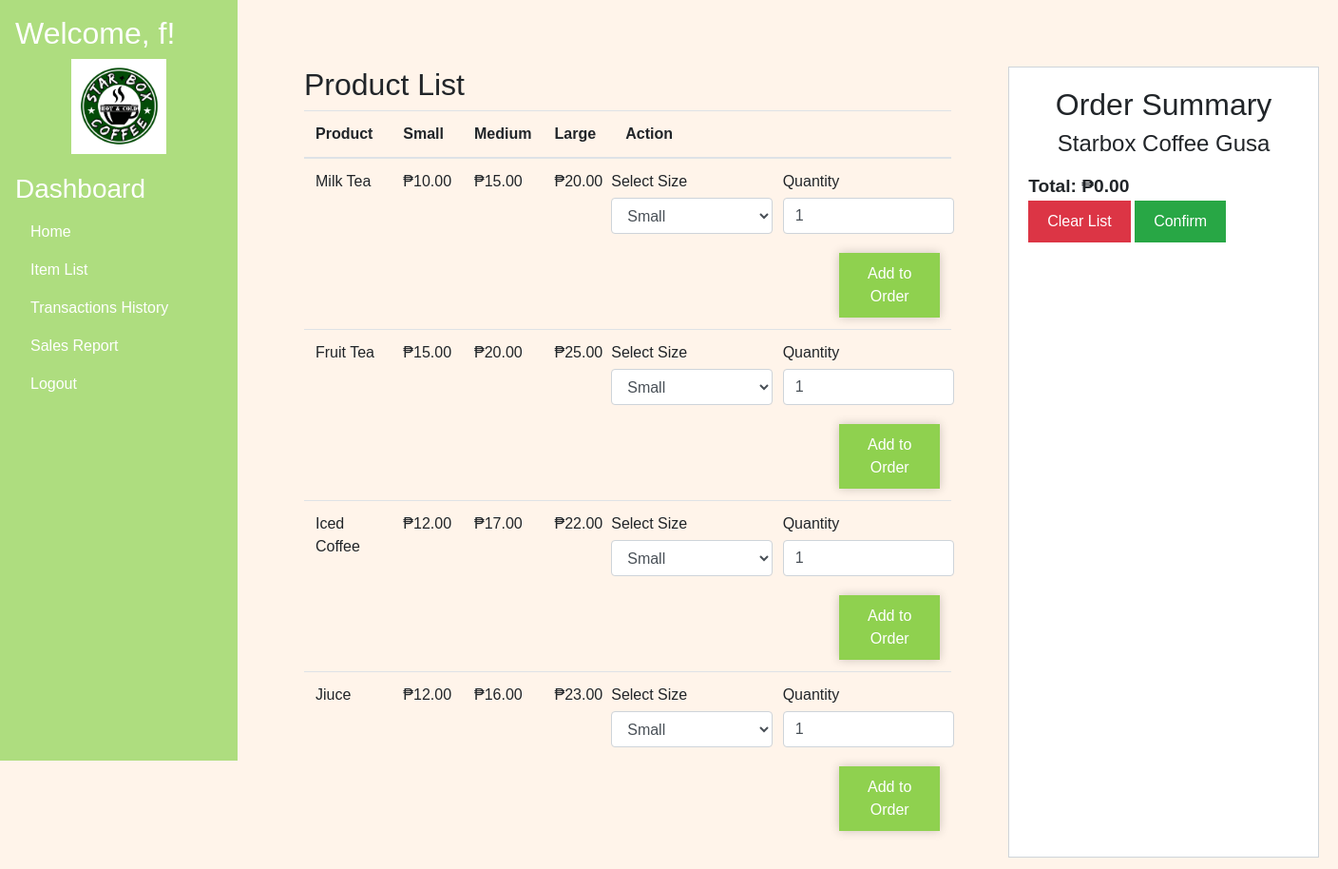
Screenshot of /dashboard.php (signed in) with the database file from the repository.
### tables this page shows
CREATE TABLE `products` (
  `id` int(11) NOT NULL,
  `name` varchar(100) NOT NULL,
  `price_small` decimal(10,2) NOT NULL,
  `price_medium` decimal(10,2) NOT NULL,
  `price_large` decimal(10,2) NOT NULL,
  `created_at` datetime NOT NULL DEFAULT current_timestamp()
);

### dashboard.php (the view, shortened to what this page needs)
<!DOCTYPE html>
<html lang="en">
<head>
    <link rel="stylesheet" href="https://maxcdn.bootstrapcdn.com/bootstrap/4.5.2/css/bootstrap.min.css">
</head>
<body>
    <div class="d-flex">
        <div class="sidebar p-3">
        <h2>Welcome, <span id="user-name"><?php echo htmlspecialchars($_SESSION['username']); ?>!</span></h2>
        <img src="logo.jpg" style="width:100px" class="center">
            <h3>Dashboard</h3>
            <ul class="nav flex-column">
                <li class="nav-item">
                    <a class="nav-link active" href="#">Home</a>
                </li>
                <li class="nav-item">
                    <a class="nav-link" href="additem.php">Item List</a>
                </li>
                <li class="nav-item">
                    <a class="nav-link" href="history.php">Transactions History</a>
                </li>
                <li class="nav-item">
                    <a class="nav-link" href="dailysalereport.php">Sales Report</a>
                </li>
                <li class="nav-item">
                    <a class="nav-link" href="logout.php">Logout</a>
                </li>
            </ul>
        </div>
        <div class="content">
            <div class="product-list">
                <h2>Product List</h2>
                <table class="table">
                    <thead>
                        <tr>
                            <th>Product</th>
                            <th>Small</th>
                            <th>Medium</th>
                            <th>Large</th>
                            <th>Action</th>
                        </tr>
                    </thead>
                    <tbody>
                        <?php
                        $conn = new mysqli("localhost", "root", "", "user_db");
                        $sql = "SELECT id, name, price_small, price_medium, price_large FROM products";
                        $result = $conn->query($sql);
                        if ($result->num_rows > 0) {
                            while ($row = $result->fetch_assoc()) {
                                echo "<tr>
                                        <td>{$row['name']}</td>
                                        <td>₱{$row['price_small']}</td>
                                        <td>₱{$row['price_medium']}</td>
                                        <td>₱{$row['price_large']}</td>
                                        <td>
                                            <form class='order-form'>
                                                <div class='form-group row'>
                                                    <div class='col-md-6'>
                                                        <label for='size{$row['id']}'>Select Size</label>
                                                        <select class='form-control size-select' data-product='{$row['name']}'>
                                                            <option value='Small' data-price='{$row['price_small']}'>Small</option>
                                                            <option value='Medium' data-price='{$row['price_medium']}'>Medium</option>
                                                            <option value='Large' data-price='{$row['price_large']}'>Large</option>
                                                        </select>
                                                    </div>
                                                    <div class='col-md-6'>
                                                        <label for='quantity{$row['id']}'>Quantity</label>
                                                        <input type='number' class='form-control quantity-input' value='1' min='1'>
                                                    </div>
                                                </div>
                                                <button type='button' class='btn btn-primary add-to-order'>Add to Order</button>
                                            </form>
                                        </td>
                                    </tr>";
                            }
                        } else {
                            echo "<tr><td colspan='5'>No products available</td></tr>";
                        }
                        ?>
                    </tbody>
                </table>
            </div>
            <div class="order-summary">
                <center>
                <h2>Order Summary</h2>
                <h4>Starbox Coffee Gusa</h4>
                </center>
                <div class="order-total">Total: ₱<span id="total-price">0.00</span></div>
                <button id="clear-list" class="btn btn-warning">Clear List</button>
                <button id="print-receipt" class="btn btn-success">Confirm</button>
            </div>
        </div>
    </div>
</body>
</html>

### dashboard.php (style rules this page uses)
body { background-color: #FFF4EA; font-family: sans-serif; margin: 0; }
.sidebar { height: 100vh; width:250px; background-color: #AEDD7F; color: white; position: fixed; overflow-y: auto; }
.sidebar a { color: white; }
.content { margin-left: 300px; padding: 20px; display: flex; }
.product-list { margin-right: 20px; margin-top: 50px; flex-grow: 1; }
.order-summary { margin-top: 50px; margin-left:40px; width: 350px; border: 1px solid #ced4da; padding: 20px; background-color: white; position: sticky; top: 20px; }
.order-total { font-weight: bold; font-size: 1.2em; }
.center { display: block; margin-left: auto; margin-right: auto; width: 50%; padding-bottom: 20px; }
.add-to-order { background-color: #8FD14F; color: #fff; border: none; padding: 10px 20px; font-size: 16px; cursor: pointer; box-shadow: 0 0 10px rgba(0, 0, 0, 0.2); border-radius: 0px; margin-left: 225px; margin-top: 10px; }
.order-form .form-group.row { margin-bottom: 10px; }
.order-form .form-group.row .col-md-6 { padding: 0; }
.order-form .form-group.row label { margin-bottom: 5px; }
#clear-list { background-color: #dc3545; color: #ffffff; border: none; padding: 10px 20px; font-size: 16px; cursor: pointer; border-radius: 0px; }
#print-receipt { background-color: #28a745; color: #ffffff; border: none; padding: 10px 20px; font-size: 16px; cursor: pointer; border-radius: 0px; }
.size-select { width: 170px; height: 38px; font-size: 16px; }

### rows the page displays
products: name "Milk Tea", price_small "10.00", price_medium "15.00", price_large "20.00", name "Small"
products: name "Fruit Tea", price_small "15.00", price_medium "20.00", price_large "25.00", name "Small"
products: name "Iced Coffee", price_small "12.00", price_medium "17.00", price_large "22.00", name "Small"
products: name "Jiuce", price_small "12.00", price_medium "16.00", price_large "23.00", name "Small"

### other values shown
$_SESSION['username'] "f"
